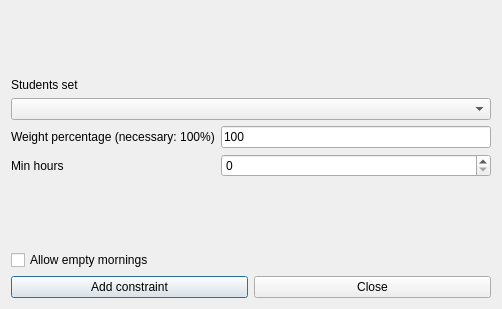
<?xml version="1.0" encoding="UTF-8"?>
<ui version="4.0">
 <class>AddConstraintStudentsSetMinHoursPerMorningForm_template</class>
 <widget class="QDialog" name="AddConstraintStudentsSetMinHoursPerMorningForm_template">
  <property name="geometry">
   <rect>
    <x>0</x>
    <y>0</y>
    <width>502</width>
    <height>309</height>
   </rect>
  </property>
  <property name="windowTitle">
   <string extracomment="This is the title of the dialog to add a new constraint of this type">Add students set min hours per morning</string>
  </property>
  <layout class="QGridLayout" name="gridLayout">
   <item row="0" column="1">
    <spacer name="verticalSpacer">
     <property name="orientation">
      <enum>Qt::Vertical</enum>
     </property>
     <property name="sizeHint" stdset="0">
      <size>
       <width>20</width>
       <height>34</height>
      </size>
     </property>
    </spacer>
   </item>
   <item row="4" column="2">
    <widget class="QSpinBox" name="minHoursSpinBox"/>
   </item>
   <item row="3" column="0" colspan="2">
    <widget class="QLabel" name="weightTextLabel">
     <property name="frameShape">
      <enum>QFrame::NoFrame</enum>
     </property>
     <property name="frameShadow">
      <enum>QFrame::Plain</enum>
     </property>
     <property name="text">
      <string>Weight percentage (necessary: 100%)</string>
     </property>
     <property name="wordWrap">
      <bool>false</bool>
     </property>
    </widget>
   </item>
   <item row="1" column="0" colspan="3">
    <widget class="QLabel" name="studentsTextLabel">
     <property name="frameShape">
      <enum>QFrame::NoFrame</enum>
     </property>
     <property name="frameShadow">
      <enum>QFrame::Plain</enum>
     </property>
     <property name="text">
      <string>Students set</string>
     </property>
     <property name="wordWrap">
      <bool>false</bool>
     </property>
    </widget>
   </item>
   <item row="2" column="0" colspan="3">
    <widget class="QComboBox" name="studentsComboBox">
     <property name="editable">
      <bool>false</bool>
     </property>
     <property name="insertPolicy">
      <enum>QComboBox::NoInsert</enum>
     </property>
     <property name="duplicatesEnabled">
      <bool>false</bool>
     </property>
    </widget>
   </item>
   <item row="6" column="0" colspan="3">
    <widget class="QCheckBox" name="allowEmptyMorningsCheckBox">
     <property name="text">
      <string>Allow empty mornings</string>
     </property>
    </widget>
   </item>
   <item row="5" column="1">
    <spacer name="verticalSpacer_2">
     <property name="orientation">
      <enum>Qt::Vertical</enum>
     </property>
     <property name="sizeHint" stdset="0">
      <size>
       <width>20</width>
       <height>33</height>
      </size>
     </property>
    </spacer>
   </item>
   <item row="7" column="0" colspan="3">
    <layout class="QHBoxLayout" name="horizontalLayout">
     <item>
      <widget class="QPushButton" name="addConstraintPushButton">
       <property name="text">
        <string>Add constraint</string>
       </property>
      </widget>
     </item>
     <item>
      <widget class="QPushButton" name="closePushButton">
       <property name="text">
        <string>Close</string>
       </property>
      </widget>
     </item>
    </layout>
   </item>
   <item row="4" column="0">
    <widget class="QLabel" name="minHoursTextLabel">
     <property name="frameShape">
      <enum>QFrame::NoFrame</enum>
     </property>
     <property name="frameShadow">
      <enum>QFrame::Plain</enum>
     </property>
     <property name="text">
      <string>Min hours</string>
     </property>
     <property name="wordWrap">
      <bool>false</bool>
     </property>
    </widget>
   </item>
   <item row="3" column="2">
    <widget class="QLineEdit" name="weightLineEdit">
     <property name="text">
      <string notr="true">100</string>
     </property>
    </widget>
   </item>
  </layout>
 </widget>
 <layoutdefault spacing="6" margin="11"/>
 <resources/>
 <connections/>
</ui>
